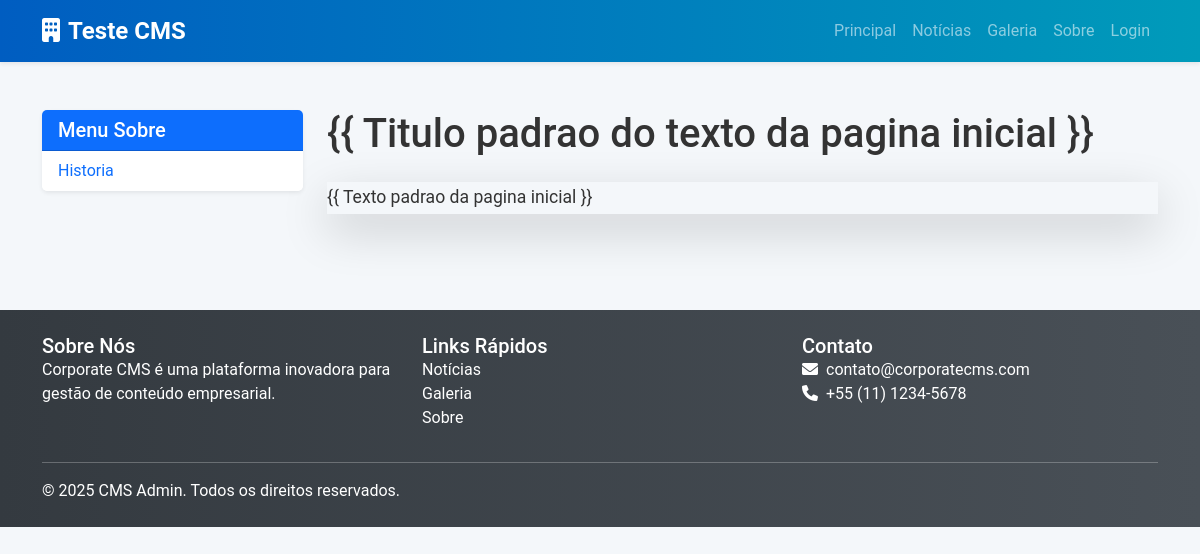
The page /sobre/page/1 on the database its author committed.
### app/models/models.py (models this page shows, shortened)
class Sobre(db.Model):
    id = db.Column(db.Integer, primary_key=True, autoincrement=True)
    titulo = db.Column(db.String(255), nullable=True)
    conteudo = db.Column(db.String, nullable=True)

### app/blueprints/main.py (the view)
@main_bps.route('/sobre/page/<id>')
@main_bps.route('/sobre/page')
def sobre_page(id=None):
    sobre_db = Sobre.query.offset(1).all()
    if id:
        sobre = Sobre.query.filter(Sobre.id == id).first()
        if not sobre:
            abort(404)
    else:
        sobre = None
    return render_template('sobre_page.html', sobre_db=sobre_db, sobre=sobre)

### app/__init__.py (called while the page is built)
def create_app():
    app = Flask(__name__)
    app.config.from_object("config")
    babel = Babel(app)
    db.configure(app)
    migrate.configure(app)
    main.configure(app)
    mail.configure(app)
    login.configure(app, user_datastore)
    admin.configure(app)
    @app.context_processor
    def inject_current_time():
        return {
            'current_year': datetime.now().year,  # Just the year
            'current_datetime': datetime.now()     # Full datetime object if needed
        }
    @app.template_filter('datetimeformat')
    def datetimeformat(value, format='%Y'):
        if isinstance(value, datetime):
            return value.strftime(format)
        return value  # Fallback if not a datetime object
    return app

### app/templates/sobre_page.html (shortened to what this page needs)
{% extends "base.html" %}
{% block sidebar %}
    <div class="col-md-3">
        <div class="card shadow-sm mb-4">
            <div class="card-header bg-primary text-white">
                <h5 class="mb-0">Menu Sobre</h5>
            </div>
            <ul class="list-group list-group-flush">
                {% for item in sobre_db[1:] %}
                    <li class="list-group-item">
                        <a href="{{ url_for('main_bps.sobre_page', id=item.id) }}" class="text-primary">{{ item.titulo}}</a>
                    </li>
                {% endfor %}
            </ul>
        </div>
    </div>
{% endblock %}
{% block content_class %}col-md-9{% endblock %}
{% block content %}
    <section class="mb-5">
        <h1 class="mb-4">{{ sobre.titulo }}</h1>
        <div class="shadow-lg">
            <div class="card-body">
                {% if sobre %}
                    <div class="content mt-3">
                        {{ sobre.conteudo|safe }}
                    </div>
                {% else %}
                    <p class="text-muted">Nenhum conteúdo disponível para esta seção.</p>
                {% endif %}
            </div>
        </div>
    </section>
{% endblock %}

### app/static/css/index.css (style rules this page uses)
*, *::before, *::after { margin: 0; padding: 0; box-sizing: border-box; }
* { font-family: "Roboto", serif; font-optical-sizing: auto; font-style: normal; font-variation-settings: "width" 100; }
html { line-height: 1.15; -webkit-text-size-adjust: 100%; }
body { margin: 0; line-height: 1.5; }
ul, ol { list-style: none; }
h1, h2, h3, h4, h5, h6, p { margin: 0; }
a { text-decoration: none; color: inherit; }
:root { --color-primary: #0073e6; --color-primary-dark: #005bb5; --color-primary-light: #3399ff; --color-grey-dark: #333333; --color-grey-medium: #666666; --color-grey-light: #CCCCCC; --color-grey-very-light: #F5F5F5; --color-white: #FFFFFF; --color-black: #000000; --color-secondary: #004080; --color-secondary-dark: #00264d; --color-secondary-light: #6699cc; --font-family-primary: "Roboto", serif;; --font-family-secondary: "Roboto", serif;; --font-size-small: 0.875rem; --font-size-base: 1rem; --font-size-medium: 1.25rem; --font-size-large: 1.5rem; --font-size-xlarge: 2rem; --font-weight-light: 300; --font-weight-regular: 400; --font-weight-bold: 700; --spacing-xxs: 0.25rem; --spacing-xs: 0.5rem; --spacing-sm: 1rem; --spacing-md: 1.5rem; --spacing-lg: 2rem; --spacing-xl: 3rem; --spacing-xxl: 4rem; --transition-speed: 0.3s; }
body { font-family: 'Roboto', sans-serif; background-color: #f4f7fa; color: #333; }
.card { border: none; transition: transform 0.3s, box-shadow 0.3s; }
.content { line-height: 1.8; font-size: 1.1rem; }

### rows shown on the page
Sobre: titulo "Historia"
Sobre: titulo "{{ Titulo padrao do texto da pagina inicial }}", conteudo "{{ Texto padrao da pagina inicial }}"
